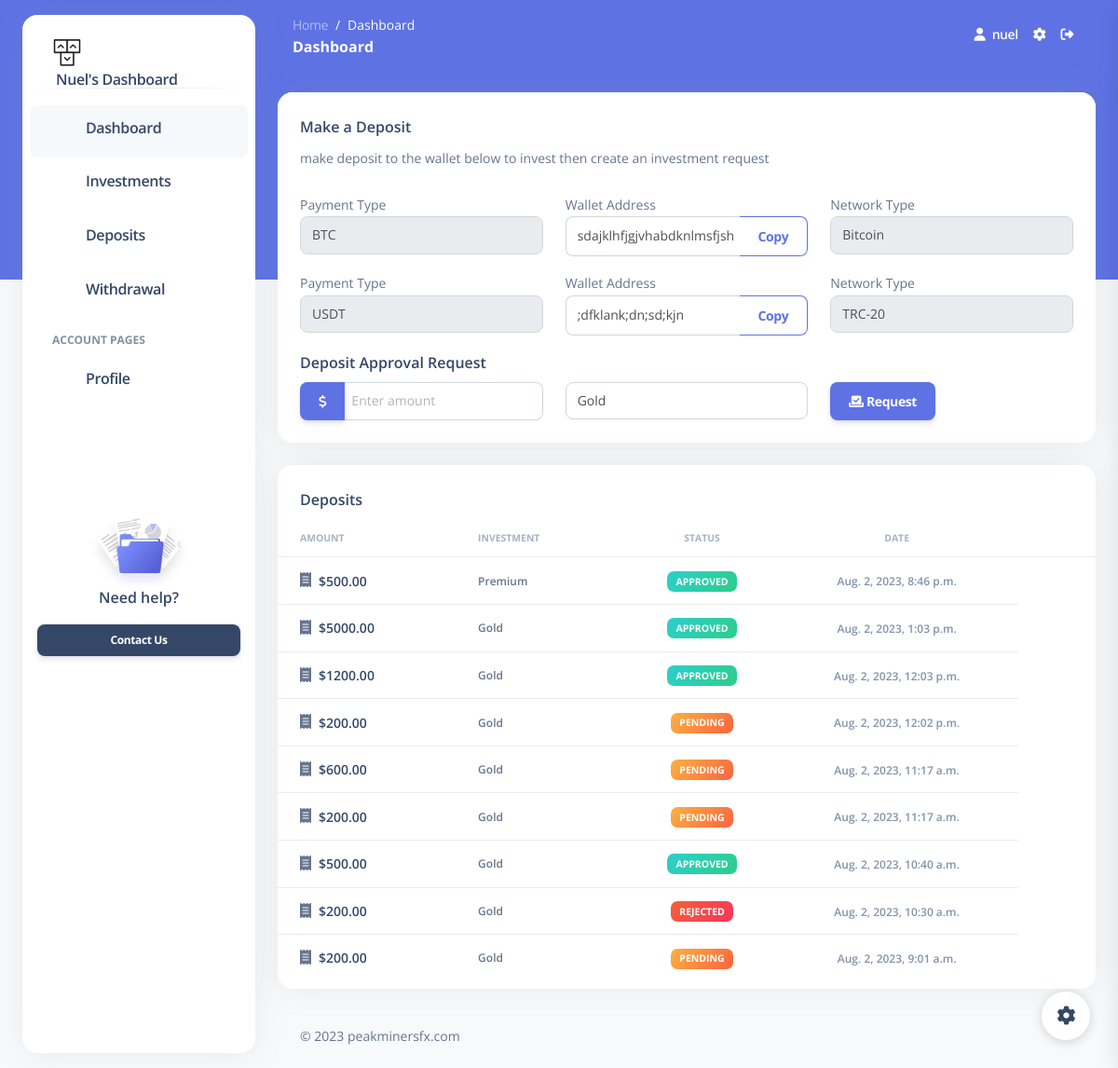
Screenshot of /dashboard/deposits (signed in) with the database file from the repository.
### core/models.py (models this page shows, shortened)
class User(AbstractUser):
    balance = models.DecimalField(max_digits=12, decimal_places=2, default=0.00)
    country = CountryField()
    gender = models.CharField(max_length=10, choices=GENDER_CHOICES)
    groups = models.ManyToManyField(
        "auth.Group", related_name="custom_user_set", blank=True
    )
    user_permissions = models.ManyToManyField(
        "auth.Permission", related_name="custom_user_set", blank=True
    )
    class Meta:
        ordering = ["balance"]

class Payments(models.Model):
    payment_type = models.CharField(max_length=50, blank=True, null=True)
    wallet_address = models.CharField(max_length=50, blank=True, null=True)
    network_type = models.CharField(max_length=50, blank=True, null=True)
    class Meta:
        ordering = ["payment_type"]

class Deposit(models.Model):
    user = models.ForeignKey(User, on_delete=models.CASCADE)
    amount = models.DecimalField(max_digits=12, decimal_places=2)
    created_at = models.DateTimeField(auto_now_add=True)
    status = models.CharField(
        max_length=20, choices=STATUS_CHOICES, default=STATUS_CHOICES[0][1]
    )
    investment_plan = models.ForeignKey(
        InvestmentPlan, on_delete=models.CASCADE, related_name="deposits"
    )
    completion_percentage = models.IntegerField(default=0)
    class Meta:
        ordering = ["-created_at"]

class InvestmentPlan(models.Model):
    name = models.CharField(max_length=100)
    duration = models.PositiveIntegerField(help_text="Duration in days")
    interest_rate = models.DecimalField(max_digits=10, decimal_places=2)
    minimum_deposit = models.DecimalField(max_digits=20, decimal_places=2)
    def __str__(self):
        return self.name
    class Meta:
        ordering = ["minimum_deposit"]

### dashboard/views.py (the view, shortened to what this page needs)
# urls.py: path("deposits", DepositView.as_view(), name="deposits"),
class DepositView(LoginRequiredMixin, FormView):
    template_name = "dashboard/deposits.html"
    form_class = DepositForm
    success_url = reverse_lazy("deposits")
    def get_context_data(self, **kwargs: Any) -> Dict[str, Any]:
        context = super().get_context_data(**kwargs)
        context["deposit"] = Deposit.objects.filter(user=self.request.user)
        context["payments"] = Payments.objects.all()
        return context

### dashboard/forms.py
class DepositForm(forms.ModelForm):
    amount = forms.CharField(
        max_length=100,
        widget=forms.TextInput(
            attrs={"placeholder": "Enter amount", "class": "form-control px-2"}
        ),
        label="Amount",  # Change the label to "Amount"
    )
    investment_plan = forms.ModelChoiceField(
        queryset=InvestmentPlan.objects.all(),
        widget=forms.Select(attrs={"class": "form-control"}),
        label="Investment Plan",
        empty_label=None,  # Remove the default '---------' option
    )
    class Meta:
        model = Deposit
        fields = ["amount", "investment_plan"]

### dashboard/templates/dashboard/deposits.html (shortened to what this page needs)
{%extends 'dashboard/base.html'%} {%load static%} {%block content%}
<div class="container-fluid py-4">
  <div class="row">
    <div class="col-12">
      <div class="card mb-4">
        <div class="card-header pb-0">
          <div class="mb-4">
            <h6>Make a Deposit</h6>
            <small
              >make deposit to the wallet below to invest then create an
              investment request</small
            >
          </div>
          {%for wallet in payments%}
          <div class="row">
            <div class="col-lg-4 col-md-4">
              <small>Payment Type</small>
              <div class="input-group mb-3">
                <input
                  type="text"
                  class="form-control"
                  value="{{wallet.payment_type}}"
                  aria-label="Payment Type"
                  aria-describedby="paymentType"
                  disabled
                />
              </div>
            </div>
            <div class="col-lg-4 col-md-4">
              <small>Wallet Address</small>
              <div class="input-group mb-3">
                <input
                  type="text"
                  class="form-control"
                  id="walletAddress"
                  value="{{wallet.wallet_address}}"
                  aria-label="Wallet Address"
                  aria-describedby="wallet address"
                />
                <button
                  class="btn btn-outline-primary mb-0"
                  type="button"
                  id="button-addon2"
                  onclick="copyFunction()"
                >
                  Copy
                </button>
              </div>
            </div>
            <div class="col-lg-4 col-md-4">
              <small>Network Type</small>
              <div class="input-group mb-3">
                <input
                  type="text"
                  class="form-control"
                  value="{{wallet.network_type}}"
                  disabled
                />
              </div>
            </div>
          </div>
          {%endfor%}
        </div>
        <div class="card-body px-4 pt-0 pb-2">
          <h6>Deposit Approval Request</h6>
          <form method="post">
            <div class="row">
              <div class="col-md-4">
                <div class="input-group mb-3">
                  <button
                    class="btn btn-icon btn-3 btn-primary mb-0"
                    type="button"
                    id="button-addon1"
                  >
                    <i class="fa-solid fa-dollar-sign"></i>
                  </button>
                  {{ form.amount }}
                </div>
              </div>
              <div class="col-md-4">{{ form.investment_plan }}</div>
              <div class="col-md-4">
                <button class="btn btn-icon btn-3 btn-primary" type="submit">
                  <span class="btn-inner--icon"
                    ><i class="fa fa-check-to-slot"></i
                  ></span>
                  <span class="btn-inner--text">Request</span>
                </button>
              </div>
            </div>
          </form>
        </div>
      </div>
    </div>
  </div>
  <div class="row">
    <div class="col-12">
      <div class="card mb-4">
        <div class="card-header pb-0">
          <h6>Deposits</h6>
        </div>
        <div class="card-body px-0 pt-0 pb-2">
          <div class="table-responsive p-0">
            <table class="table align-items-center mb-0">
              <thead>
                <tr>
                  <th
                    class="text-uppercase text-secondary text-xxs font-weight-bolder opacity-7"
                  >
                    Amount
                  </th>
                  <th
                    class="text-uppercase text-secondary text-xxs font-weight-bolder opacity-7 ps-2"
                  >
                    Investment
                  </th>
                  <th
                    class="text-center text-uppercase text-secondary text-xxs font-weight-bolder opacity-7"
                  >
                    Status
                  </th>
                  <th
                    class="text-center text-uppercase text-secondary text-xxs font-weight-bolder opacity-7"
                  >
                    Date
                  </th>
                  <th class="text-secondary opacity-7"></th>
                </tr>
              </thead>
              <tbody>
                {%for d in deposit%}
                <tr>
                  <td>
                    <div class="d-flex px-2 py-1">
                      <div class="px-2">
                        <i class="fa-solid fa-receipt"></i>
                      </div>
                      <div class="d-flex flex-column justify-content-center">
                        <h6 class="mb-0 text-sm">${{d.amount}}</h6>
                      </div>
                    </div>
                  </td>
                  <td>
                    <p class="text-xs font-weight-bold mb-0">
                      {{d.investment_plan.name}}
                    </p>
                  </td>
                  <td class="align-middle text-center text-sm">
                    <span class="badge badge-sm  {%if d.status == "Pending"%}bg-gradient-warning{%elif d.status == "Rejected"%}bg-gradient-danger{%else%}bg-gradient-success{%endif%}"
                      >{{d.status}}</span
                    >
                  </td>
                  <td class="align-middle text-center">
                    <span class="text-secondary text-xs font-weight-bold"
                      >{{d.created_at}}</span
                    >
                  </td>
                </tr>
                {%endfor%}
              </tbody>
            </table>
          </div>
        </div>
      </div>
    </div>
  </div>
  {%endblock%}

### dashboard/templates/dashboard/base.html (shortened to what this page needs)
{%load static%}
<!DOCTYPE html>
<html lang="en">
<head>
  <link href="{%static 'css/nucleo-icons.css'%}" rel="stylesheet" />
  <link href="{%static 'css/nucleo-svg.css'%}" rel="stylesheet" />
  <link id="pagestyle" href="{%static 'css/argon-dashboard.css'%}" rel="stylesheet" />
</head>
<body class="g-sidenav-show   bg-gray-100">
  <aside class="sidenav bg-white navbar navbar-vertical navbar-expand-xs border-0 border-radius-xl my-3 fixed-start ms-4 " id="sidenav-main">
    <div class="sidenav-header">
      <a class="navbar-brand m-0" href="{%url 'index'%}">
        <img src="{%static 'img/logo-ct-dark.png'%}" class="navbar-brand-img h-100" alt="main_logo">
        <p class="ms-1 font-weight-bold">{{user.username | title}}'s Dashboard</p>
      </a>
    </div>
    <hr class="horizontal dark mt-0">
    <div class="collapse navbar-collapse  w-auto" id="sidenav-collapse-main">
      <ul class="navbar-nav">
        <li class="nav-item">
          <a class="nav-link active" href="{%url 'index'%}">
            <div class="icon icon-shape icon-sm border-radius-md text-center me-2 d-flex align-items-center justify-content-center">
            </div>
            <h6 class="nav-link-text ms-1">Dashboard</h6>
          </a>
        </li>
        <li class="nav-item">
          <a class="nav-link" href="{%url 'investments'%}">
            <div class="icon icon-shape icon-sm border-radius-md text-center me-2 d-flex align-items-center justify-content-center">
            </div>
            <h6 class="nav-link-text ms-1">Investments</h6>
          </a>
        </li>
        <li class="nav-item">
          <a class="nav-link " href="{% url 'deposits' %}">
            <div class="icon icon-shape icon-sm border-radius-md text-center me-2 d-flex align-items-center justify-content-center">
            </div>
            <h6 class="nav-link-text ms-1">Deposits</h6>
          </a>
        </li>
        <li class="nav-item">
          <a class="nav-link" href="{% url 'withdrawal' %}">
            <div class="icon icon-shape icon-sm border-radius-md text-center me-2 d-flex align-items-center justify-content-center">
            </div>
            <h6 class="nav-link-text ms-1">Withdrawal</h6>
          </a>
        </li>
        <li class="nav-item mt-3">
          <h6 class="ps-4 ms-2 text-uppercase text-xs font-weight-bolder opacity-6">Account pages</h6>
        </li>
        <li class="nav-item">
          <a class="nav-link " href="{% url 'profile' %}">
            <div class="icon icon-shape icon-sm border-radius-md text-center me-2 d-flex align-items-center justify-content-center">
            </div>
            <h6 class="nav-link-text ms-1">Profile</h6>
          </a>
        </li>
      </ul>
    </div>
    <div class="sidenav-footer mx-3 ">
      <div class="card card-plain shadow-none" id="sidenavCard">
        <img class="w-50 mx-auto" src="{%static 'img/illustrations/icon-documentation.svg'%}" alt="sidebar_illustration">
        <div class="card-body text-center p-3 w-100 pt-0">
          <div class="docs-info">
            <h6 class="mb-0">Need help?</h6>
          </div>
        </div>
      </div>
      <a href="{%url 'contact'%}" target="_blank" class="btn btn-dark btn-sm w-100 mb-3">Contact Us</a>
    </div>
  </aside>
  <main class="main-content position-relative border-radius-lg ">
    <nav class="navbar navbar-main navbar-expand-lg px-0 mx-4 shadow-none border-radius-xl " id="navbarBlur" data-scroll="false">
      <div class="container-fluid py-1 px-3">
        <nav aria-label="breadcrumb">
          <ol class="breadcrumb bg-transparent mb-0 pb-0 pt-1 px-0 me-sm-6 me-5">
            <li class="breadcrumb-item text-sm"><a class="opacity-5 text-white" href="{%url 'home'%}">Home</a></li>
            <li class="breadcrumb-item text-sm text-white active" aria-current="page">Dashboard</li>
          </ol>
          <h6 class="font-weight-bolder text-white mb-0">Dashboard</h6>
        </nav>
        <div class="collapse navbar-collapse mt-sm-0 mt-2 me-md-0 me-sm-4" id="navbar">
          <ul class="navbar-nav  justify-content-end">
            <li class="nav-item d-flex align-items-center">
              <a href="javascript:;" class="nav-link text-white font-weight-bold px-0">
                <i class="fa fa-user me-sm-1"></i>
                <span class="d-sm-inline d-none">{{user.username}}</span>
              </a>
            </li>
            <li class="nav-item px-3 d-flex align-items-center">
              <a href="javascript:;" class="nav-link text-white p-0">
                <i class="fa fa-cog fixed-plugin-button-nav cursor-pointer"></i>
              </a>
            </li>
            <li class="nav-item dropdown pe-2 d-flex align-items-center">
              <a href="{%url 'logout'%}" class="nav-link text-white p-0" id="dropdownMenuButton" data-bs-toggle="dropdown" aria-expanded="false">
                <i class="fa-solid fa-right-from-bracket" ></i>
              </a>
            </li>
          </ul>
        </div>
      </div>
    </nav>
    {%block content%}
    {%endblock%}
    <footer class="footer pt-3  ">
        <div class="container-fluid">
          <div class="row align-items-center justify-content-lg-between">
            <div class="col-lg-6 mb-lg-0 mb-4">
              <div class="copyright text-center text-sm text-muted text-lg-start">
                ©  peakminersfx.com
              </div>
            </div>
          </div>
        </div>
      </footer>
    </div>
  </main>
  <div class="fixed-plugin">
    <a class="fixed-plugin-button text-dark position-fixed px-3 py-2">
      <i class="fa fa-cog py-2"> </i>
    </a>
  </div>
</body>
</html>

### dashboard/static/css/nucleo-svg.css (style rules this page uses)
.icon { display: inline-block; color: #111111; height: 1em; width: 1em; }
.icon-sm { height: 0.8em; width: 0.8em; }
.icon { fill: currentColor; stroke: none; }

### rows the page displays
User: username "Nuel", username "nuel"
Payments: payment_type "BTC", wallet_address "sdajklhfjgjvhabdknlmsfjsh", network_type "Bitcoin"
Payments: payment_type "USDT", wallet_address ";dfklank;dn;sd;kjn", network_type "TRC-20"
Deposit: amount "500.00", investment_plan.name "Premium", status "APPROVED", created_at "Aug. 2, 2023, 8:46 p.m."
Deposit: amount "5000.00", investment_plan.name "Gold", status "APPROVED", created_at "Aug. 2, 2023, 1:03 p.m."
Deposit: amount "1200.00", investment_plan.name "Gold", status "APPROVED", created_at "Aug. 2, 2023, 12:03 p.m."
Deposit: amount "200.00", investment_plan.name "Gold", status "PENDING", created_at "Aug. 2, 2023, 12:02 p.m."
Deposit: amount "600.00", investment_plan.name "Gold", status "PENDING", created_at "Aug. 2, 2023, 11:17 a.m."
Deposit: amount "200.00", investment_plan.name "Gold", status "PENDING", created_at "Aug. 2, 2023, 11:17 a.m."
Deposit: amount "500.00", investment_plan.name "Gold", status "APPROVED", created_at "Aug. 2, 2023, 10:40 a.m."
Deposit: amount "200.00", investment_plan.name "Gold", status "REJECTED", created_at "Aug. 2, 2023, 10:30 a.m."
Deposit: amount "200.00", investment_plan.name "Gold", status "PENDING", created_at "Aug. 2, 2023, 9:01 a.m."
